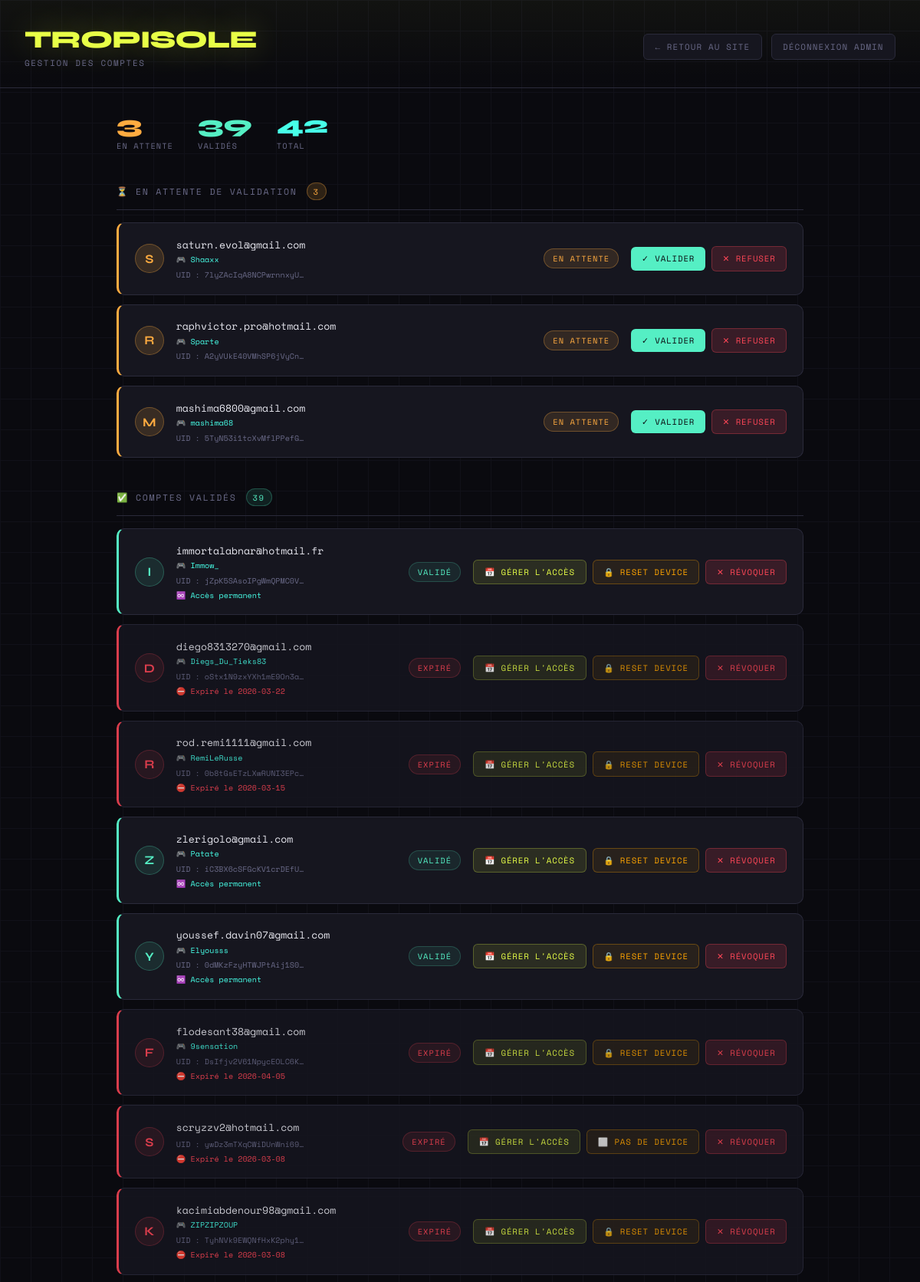
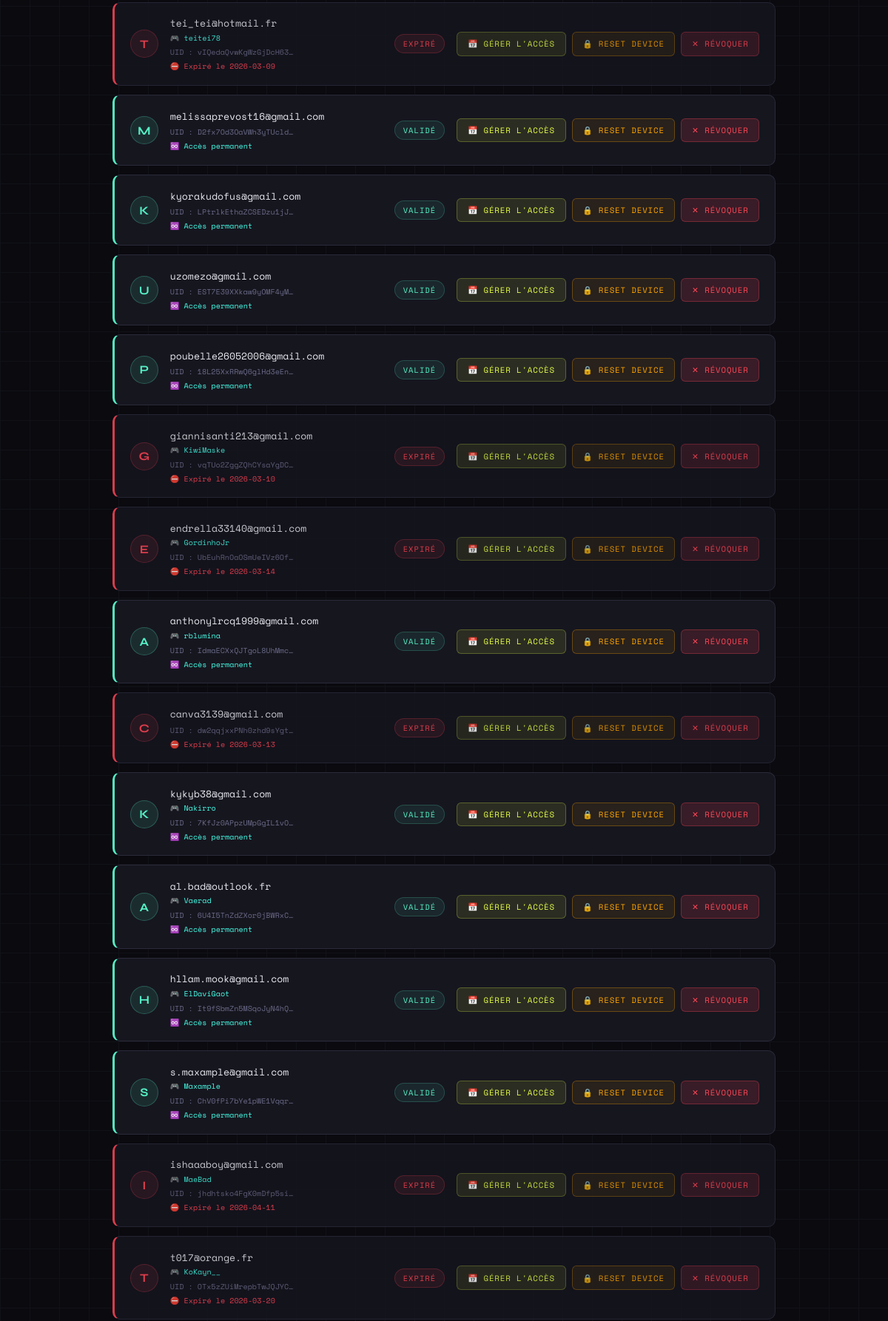
Page /admin (signed in, upper part) on the committed database (2 pictures, top to bottom).
### tables this page shows
CREATE TABLE users (firebase_uid TEXT PRIMARY KEY, device_id TEXT NOT NULL, validated INTEGER NOT NULL DEFAULT 0, email TEXT, created_at TEXT, username TEXT, expires_at TEXT);

### app.py (the view)
@app.route('/admin', methods=['GET', 'POST'])
def admin():
    error = None
    if request.method == 'POST' and 'password' in request.form:
        if request.form['password'] == ADMIN_PASSWORD:
            session['is_admin'] = True
        else:
            error = "Mot de passe incorrect."
    if not session.get('is_admin'):
        return render_template('admin_login.html', error=error)
    conn = sqlite3.connect(DB_PATH)
    conn.row_factory = sqlite3.Row
    pending    = [dict(r) for r in conn.execute("SELECT * FROM users WHERE validated = 0 ORDER BY created_at DESC").fetchall()]
    validated  = [dict(r) for r in conn.execute("SELECT * FROM users WHERE validated = 1 ORDER BY created_at DESC").fetchall()]
    patchnotes = [dict(r) for r in conn.execute("SELECT * FROM patch_notes ORDER BY created_at DESC").fetchall()]  # ← ajouter
    bug_reports = [dict(r) for r in conn.execute("SELECT * FROM bug_reports ORDER BY created_at DESC").fetchall()]
    conn.close()
    for u in pending + validated:
        if not u.get('email'):
            try:
                fb_user = auth.get_user(u['firebase_uid'])
                u['email'] = fb_user.email
                conn = sqlite3.connect(DB_PATH)
                conn.execute("UPDATE users SET email = ? WHERE firebase_uid = ?", (fb_user.email, u['firebase_uid']))
                conn.commit()
                conn.close()
            except Exception:
                u['email'] = None
    now = datetime.now(timezone.utc)
    now_date  = now.strftime("%Y-%m-%d")
    warn_date = (now + timedelta(days=2)).strftime("%Y-%m-%d")
    return render_template('admin.html', pending=pending, validated=validated,
                           now_date=now_date, warn_date=warn_date, patchnotes=patchnotes,
                           bug_reports=bug_reports)

### app.py (called while the page is built, shortened)
@app.before_request
def security_check():
    public = ['/login', '/firebase-auth', '/logout', '/admin', '/admin/validate', '/admin/refuse',
          '/admin/reset-device', '/admin/logout', '/admin/set-expiry',
          '/admin/patchnote/add', '/admin/patchnote/delete', '/patchnotes',
          '/bugreport', '/bugreport/submit']
    if request.path.startswith('/static') or request.path.startswith('/set-lang') or request.path in public:
        return

def current_lang():
    return session.get("lang", "en")

@app.context_processor
def inject_i18n():
    lang = current_lang()
    buckets = BUCKET_EN if lang == "en" else BUCKET_FR
    return dict(
        lang=lang,
        pkmn=lambda numero: pokemon_name(numero, lang),
        tagname=lambda fr_tag: tr_tag(fr_tag, lang),
        t=lambda key: UI_STRINGS.get(key, {}).get(lang, key),
        bucket_fr=buckets,
        bucket_js={k: v for k, v in buckets.items() if k is not None},
        time_fr=(TIME_EN if lang == "en" else TIME_FR),
        weather_fr=(WEATHER_EN if lang == "en" else WEATHER_FR),
    )

### templates/admin.html (shortened to what this page needs)
<!DOCTYPE html>
<html lang="fr">
<head>
  <link rel="stylesheet" href="{{ url_for('static', filename='css/admin.css') }}">
</head>
<body>
<header>
  <div>
    <div class="logo-title">TROPISOLE</div>
    <div class="logo-sub">Gestion des comptes</div>
  </div>
  <div class="header-actions">
    <a href="/" class="btn-sm">← Retour au site</a>
    <a href="/admin/logout" class="btn-sm">Déconnexion admin</a>
  </div>
</header>
<main>
  <div class="stats-bar">
    <div class="stat">
      <div class="num pending-color">{{ pending|length }}</div>
      <div class="lbl">En attente</div>
    </div>
    <div class="stat">
      <div class="num valid-color">{{ validated|length }}</div>
      <div class="lbl">Validés</div>
    </div>
    <div class="stat">
      <div class="num total-color">{{ pending|length + validated|length }}</div>
      <div class="lbl">Total</div>
    </div>
  </div>
  <div>
    <div class="section-title">
      ⏳ En attente de validation
      <span class="badge">{{ pending|length }}</span>
    </div>
    {% if pending %}
    <div class="user-list" style="margin-top:1rem;">
      {% for u in pending %}
      <div class="user-card pending">
        <div class="user-avatar pending">{{ (u.email or '?')[0].upper() }}</div>
        <div class="user-info">
          <div class="user-email">{{ u.email or '(email inconnu)' }}</div>
          {% if u.username %}
          <div class="user-meta" style="color:var(--accent2);margin-top:.15rem;">🎮 {{ u.username }}</div>
          {% endif %}
          <div class="user-meta">
            UID : {{ u.firebase_uid[:20] }}…
          </div>
        </div>
        <span class="user-status pending">En attente</span>
        <div class="user-actions">
          <form method="POST" action="/admin/validate" style="display:inline;">
            <button type="submit" class="btn-validate">✓ Valider</button>
          </form>
          <button class="btn-refuse" onclick="confirmRefuse('{{ u.firebase_uid }}', '{{ u.email or u.firebase_uid }}')">✕ Refuser</button>
        </div>
      </div>
      {% endfor %}
    </div>
    {% else %}
    <div class="empty">
      <span class="icon">✅</span>
      Aucun compte en attente de validation.
    </div>
    {% endif %}
  </div>
  <div>
    <div class="section-title">
      ✅ Comptes validés
      <span class="badge valid">{{ validated|length }}</span>
    </div>
    {% if validated %}
    <div class="user-list" style="margin-top:1rem;">
      {% for u in validated %}
      {% set is_expired = u.expires_at and u.expires_at[:10] < now_date %}
      <div class="user-card {{ 'expired-card' if is_expired else 'validated' }}">
        <div class="user-avatar {{ 'expired' if is_expired else 'validated' }}">{{ (u.email or '?')[0].upper() }}</div>
        <div class="user-info">
          <div class="user-email">{{ u.email or '(email inconnu)' }}</div>
          {% if u.username %}
          <div class="user-meta" style="color:var(--accent2);margin-top:.15rem;">🎮 {{ u.username }}</div>
          {% endif %}
          <div class="user-meta">
            UID : {{ u.firebase_uid[:20] }}…
          </div>
          {% if u.expires_at %}
            {% if is_expired %}
            <div class="expiry expired">⛔ Expiré le {{ u.expires_at[:10] }}</div>
            {% elif u.expires_at[:10] <= warn_date %}
            <div class="expiry warning">⚠️ Expire le {{ u.expires_at[:10] }}</div>
            {% else %}
            <div class="expiry ok">✅ Expire le {{ u.expires_at[:10] }}</div>
            {% endif %}
          {% else %}
          <div class="expiry permanent">♾️ Accès permanent</div>
          {% endif %}
        </div>
        <span class="user-status {{ 'expired' if is_expired else 'validated' }}">{{ 'Expiré' if is_expired else 'Validé' }}</span>
        <div class="user-actions">
          <button class="btn-date"
            onclick="openDateModal('{{ u.firebase_uid }}', '{{ u.username or u.email or u.firebase_uid }}', '{{ u.expires_at[:10] if u.expires_at else '' }}')">
            📅 Gérer l'accès
          </button>
          <form method="POST" action="/admin/reset-device" style="display:inline">
            <button type="submit" class="btn-device"
              onclick="return confirm('Réinitialiser le device ID de {{ u.email or u.firebase_uid }} ?')"
              title="{{ '🔒 Device enregistré' if u.device_id else '⬜ Pas de device' }}"
            >{{ '🔒 Reset device' if u.device_id else '⬜ Pas de device' }}</button>
          </form>
          <button class="btn-refuse" onclick="confirmRefuse('{{ u.firebase_uid }}', '{{ u.email or u.firebase_uid }}')">✕ Révoquer</button>
        </div>
      </div>
      {% endfor %}
    </div>
    {% else %}
    <div class="empty">
      <span class="icon">👤</span>
      Aucun compte validé pour l'instant.
    </div>
    {% endif %}
  </div>
</main>
</body>
</html>

### rows in the picture
users: email "S", email "saturn.evol@gmail.com", username "Shaaxx", firebase_uid "7lyZAcIqA8NCPwrnnxyU"
users: email "R", email "raphvictor.pro@hotmail.com", username "Sparte", firebase_uid "A2yVUkE40VMhSP6jVyCn"
users: email "M", email "mashima6800@gmail.com", username "mashima68", firebase_uid "5TyN53i1tcXvMflPPefG"
users: email "I", email "immortalabnar@hotmail.fr", username "Immow_", firebase_uid "jZpK5SAsoIPgWmQPMC0V", expires_at "♾️ Accès permanent", value "VALIDÉ", device_id "🔒 RESET DEVICE"
users: email "D", email "diego8313270@gmail.com", username "Diegs_Du_Tieks83", firebase_uid "oStx1N9zxYXh1mE9On3a", expires_at "2026-03-22", value "EXPIRÉ", device_id "🔒 RESET DEVICE"
users: email "R", email "rod.remi1111@gmail.com", username "RemiLeRusse", firebase_uid "0b8tGsETzLXwRUNI3EPc", expires_at "2026-03-15", value "EXPIRÉ", device_id "🔒 RESET DEVICE"
users: email "Z", email "zlerigolo@gmail.com", username "Patate", firebase_uid "iC3BX6cSFGcKV1crDEfU", expires_at "♾️ Accès permanent", value "VALIDÉ", device_id "🔒 RESET DEVICE"
users: email "Y", email "youssef.davin07@gmail.com", username "Elyousss", firebase_uid "0dMKzFzyHTWJPtAij1S0", expires_at "♾️ Accès permanent", value "VALIDÉ", device_id "🔒 RESET DEVICE"
users: email "F", email "flodesant38@gmail.com", username "9sensation", firebase_uid "DsIfjv2V61NpycEOLC6K", expires_at "2026-04-05", value "EXPIRÉ", device_id "🔒 RESET DEVICE"
users: email "S", email "scryzzv2@hotmail.com", firebase_uid "ywDz3mTXqCWiDUnWni69", expires_at "2026-03-08", value "EXPIRÉ", device "⬜ PAS DE DEVICE"
users: email "K", email "kacimiabdenour98@gmail.com", username "ZIPZIPZOUP", firebase_uid "TyhNVk9EWQNfHxK2phy1", expires_at "2026-03-08", value "EXPIRÉ", device_id "🔒 RESET DEVICE"
users: email "T", email "tei_tei@hotmail.fr", username "teitei78", firebase_uid "vIQedaQvwKgWzGjDcH63", expires_at "2026-03-09", value "EXPIRÉ", device_id "🔒 RESET DEVICE"
users: email "M", email "melissaprevost16@gmail.com", firebase_uid "D2fx7Od3OaVWh3yTUcld", shows "♾️ Accès permanent", value "VALIDÉ", device_id "🔒 RESET DEVICE"
users: email "K", email "kyorakudofus@gmail.com", firebase_uid "LPtrlkEthaZCSEDzu1jJ", shows "♾️ Accès permanent", value "VALIDÉ", device_id "🔒 RESET DEVICE"
users: email "U", email "uzomezo@gmail.com", firebase_uid "EST7E39XXkaw9yOMF4yM", shows "♾️ Accès permanent", value "VALIDÉ", device_id "🔒 RESET DEVICE"
users: email "P", email "poubelle26052006@gmail.com", firebase_uid "18L25XxRRwQ6glHd3eEn", shows "♾️ Accès permanent", value "VALIDÉ", device_id "🔒 RESET DEVICE"
users: email "G", email "giannisanti213@gmail.com", username "KiwiMaske", firebase_uid "vqTUo2ZggZQhCYsaYgDC", expires_at "2026-03-10", value "EXPIRÉ", device_id "🔒 RESET DEVICE"
users: email "E", email "endrella33140@gmail.com", username "GordinhoJr", firebase_uid "UbEuhRnOaOSmUeIVz6Of", expires_at "2026-03-14", value "EXPIRÉ", device_id "🔒 RESET DEVICE"
users: email "A", email "anthonylrcq1999@gmail.com", username "rblumina", firebase_uid "IdmaECXxQJTgoL8UhMmc", shows "♾️ Accès permanent", value "VALIDÉ", device_id "🔒 RESET DEVICE"
users: email "C", email "canva3139@gmail.com", firebase_uid "dw2qqjxxPNh0zhd9sYgt", expires_at "2026-03-13", value "EXPIRÉ", device_id "🔒 RESET DEVICE"
users: email "K", email "kykyb38@gmail.com", username "Nakirro", firebase_uid "7KfJz0APpzUMpGgIL1vO", shows "♾️ Accès permanent", value "VALIDÉ", device_id "🔒 RESET DEVICE"
users: email "A", email "al.bad@outlook.fr", username "Vaerad", firebase_uid "6U4I5TnZdZXor0jBWRxC", shows "♾️ Accès permanent", value "VALIDÉ", device_id "🔒 RESET DEVICE"
users: email "H", email "hllam.mook@gmail.com", username "ElDaviGaot", firebase_uid "It9fSbmZn5MSqoJyN4hQ", shows "♾️ Accès permanent", value "VALIDÉ", device_id "🔒 RESET DEVICE"
users: email "S", email "s.maxample@gmail.com", username "Maxample", firebase_uid "ChV0fPi7bYe1pWE1Vqqr", shows "♾️ Accès permanent", value "VALIDÉ", device_id "🔒 RESET DEVICE"
users: email "I", email "ishaaaboy@gmail.com", username "MaeBad", firebase_uid "jhdhtsko4FgK0mDfp5si", expires_at "2026-04-11", value "EXPIRÉ", device_id "🔒 RESET DEVICE"
users: email "T", email "t017@orange.fr", username "KoKayn__", firebase_uid "OTx5zZUiMrepbTwJQJYC", expires_at "2026-03-20", value "EXPIRÉ", device_id "🔒 RESET DEVICE"

### other values in the picture
{{ pending|length }} "3"
{{ validated|length }} "39"
{{ pending|length + validated|length }} "42"
